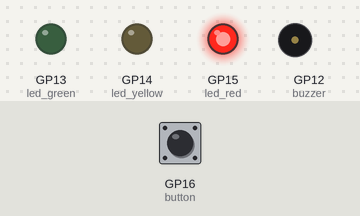
The program below on a simulated Raspberry Pi Pico running MicroPython. Parts: output pins drawn as LEDs (lit = HIGH), buzzer (waves = sounding, pin HIGH). The inputs (shaded band) are chosen by the test bench; at power-on: GP16 (button) LOW. Threads take turns every 2 ms.

Above: at 1.2 s.
1.3 s: GP16 (button) pulled HIGH for 0.15 s
At 5.8 s:
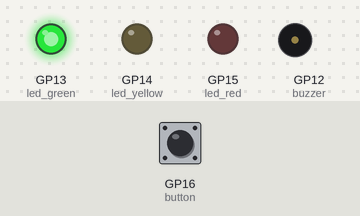
At 10.8 s:
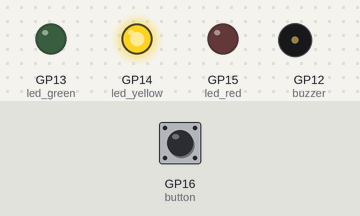
Timing chart, 0 to 22.5 s (numbered marks = the images above; inputs shaded):
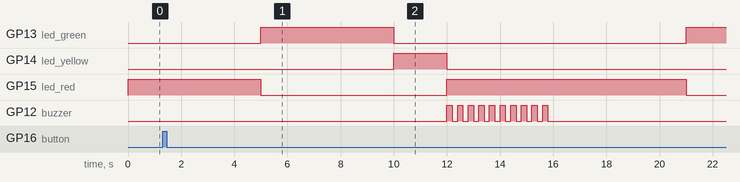

Measured:
- after the input at 1.3 s, GP14 (led_yellow): goes on until 12.0 s, then stays LOW; GP12 (buzzer): alternates HIGH for 0.20 s and LOW for 0.20 s, 20 changes in all, then stays LOW, starting after 10.7 s

The program:

TrafficLight_Button_Buzzer.py
```python
import machine, utime

import _thread

led_red = machine.Pin(15, machine.Pin.OUT)
led_yellow = machine.Pin(14, machine.Pin.OUT)
led_green = machine.Pin(13, machine.Pin.OUT)

button = machine.Pin(16, machine.Pin.IN, machine.Pin.PULL_DOWN)
buzzer = machine.Pin(12, machine.Pin.OUT)

global button_pressed
button_pressed = False

def button_reader_thread():
    global button_pressed
    while True:
        if button.value() == 1:
            button_pressed = True
        utime.sleep(0.01)

_thread.start_new_thread(button_reader_thread, ())

while True:

    if button_pressed == True:
        led_red.value(1)
        for i in range(10):
            buzzer.value(1)
            utime.sleep(0.2)
            buzzer.value(0)
            utime.sleep(0.2)
        global button_pressed
        button_pressed = False

    led_red.value(1)
    utime.sleep(5)
    led_red.value(0)
    led_green.value(1)
    utime.sleep(5)
    led_green.value(0)
    led_yellow.value(1)
    utime.sleep(2)
    led_yellow.value(0)
```
